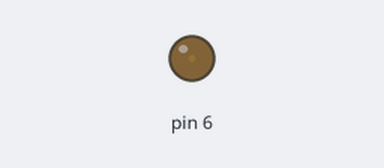
A sketch run on a simulated Arduino Uno, built with avr-gcc and run on an emulated ATmega328P. Shown: output pins drawn as LEDs (lit = HIGH). What the sketch prints to the serial monitor is not drawn.

Above: at 0.05 s.
At 1.2 s:
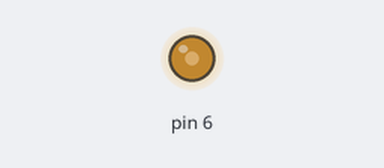
At 2.35 s:
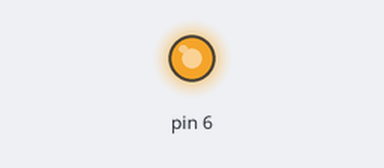
At 4.65 s:
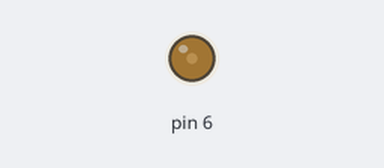
Timing chart, 0 to 6.8 s (numbered marks = the images above):
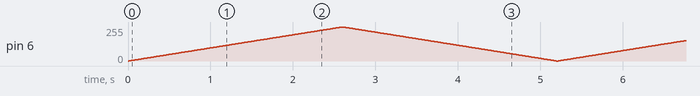

The sketch:

eng_2_polo.ino
```cpp
int x = 0 ;

void setup() {
  // put your setup code here, to run once:
  pinMode(6, OUTPUT);
  Serial.begin(9600);

}

void loop() {

  for (x = 0; x <= 255; x++) {
    analogWrite(6, x);
    Serial.println(x);
    delay(10);
  }

  for ( x = 255; x >= 0;  x--) {
    analogWrite(6, x);
    Serial.println(x);
    delay(10);
  }
}
```
